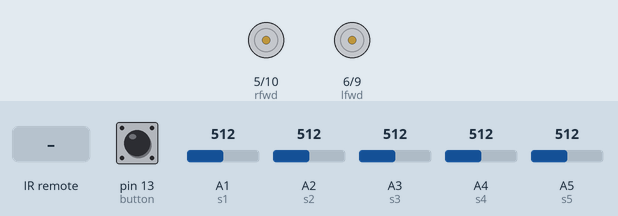
This sketch was run on a simulated Arduino Uno, built with avr-gcc and run on an emulated ATmega328P. Parts: motor-driver pin pairs drawn as motors (green arrow = first pin HIGH = forward, orange = second pin HIGH = backward, longer = more drive). The inputs (shaded band) are chosen by the test bench; at power-on: A1 (s1) = 512, A2 (s2) = 512, pin 13 (button) HIGH, A3 (s3) = 512, A4 (s4) = 512, A5 (s5) = 512.

Above: at 3.2 s.
3.3 s: A1 (s1) set to 486
At 4.3 s:
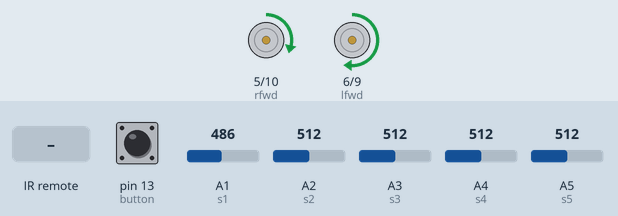
4.8 s: A1 (s1) set to 510
At 5.4 s:
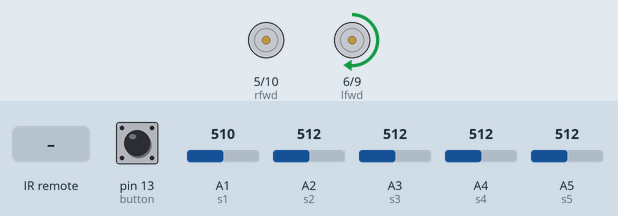
6.3 s: A2 (s2) set to 492
At 7.5 s:
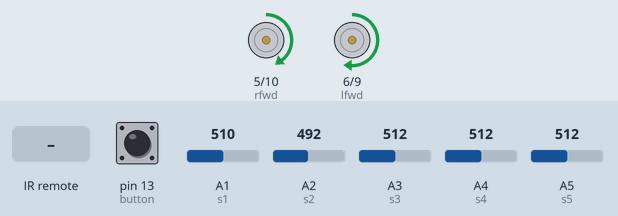
7.8 s: infrared code 0xE0E040BF received
At 8.9 s:
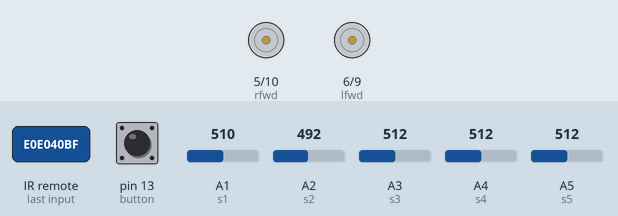
Timing chart, 0 to 10.3 s (numbered marks = the images above; inputs shaded):
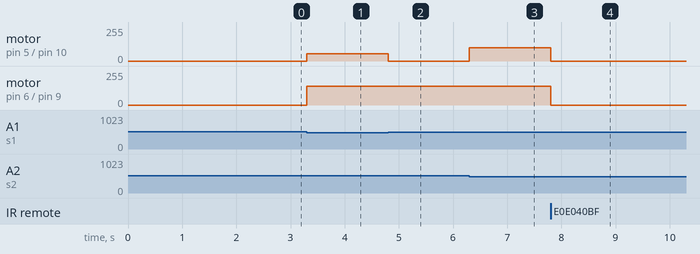

The sketch:

Robot.ino
```cpp
#include <IRremote.h>

int button = 13;
int rback = 10;
int rfwd = 5;
int lfwd = 6;
int lback = 9;

int s5 = 5;
int s1 = 1;
int s2 = 2;
int s3 = 3;
int s4 = 4;
//sensors go from 1 to 5 inclusively right to left (mux 1 leftmost)

int start = -1;
int IRpin = 8;
int s1v,s2v,s3v,s4v,s5v;
bool sb[5],left,center,right,readOk;
IRrecv irrecv(IRpin);
decode_results results;

int maxSpeed = 140;
int sv[5], coef;
float weights[]={maxSpeed*0.6,maxSpeed*0.3,0,maxSpeed*0.3,maxSpeed*0.6};
float outCoef = 0.9;

void setup()
{
  pinMode(button,INPUT_PULLUP);
  //Serial.begin(9600);
  if(digitalRead(button)==LOW)
    delay(100000);
  irrecv.enableIRIn(); // Start the IR receiver
  delay(2000);
}

void loop()
{
  if (irrecv.decode(&results))
  {
    //Serial.println(results.value);
    //3772793023 phone
    //4294967295 remote
    if(results.value == 3772793023 || results.value == 4294967295)
      Stop();
    irrecv.resume();   // Receive the next value IR
  }

  ReadSensors();
  Turn(left,center,right,readOk,false);

  //PrintDir();
}

void Stop()
{
  Turn(false,false,false,false,true);
  delay(60000);
}

void ReadSensors()
{
  sv[0]=analogRead(s1);
  sv[4]=analogRead(s5);
  sv[1]=analogRead(s2);
  sv[3]=analogRead(s4);
  sv[2]=analogRead(s3);
  for(int i=0;i<5;i++)
  {
    if(sv[i]<500)
    //daca e false, e inversat////////////////////////////
      sb[i]=true;
    else
      sb[i]=false;
  }
  //PrintSAnalog();
  if(sb[4] || sb[3])
  {
    coef=0;
    left=true;
    readOk=true;
    right=false;
    center=false;
    if(sb[4])
    {
      coef+=weights[4];
      //Serial.println(coef);
      //Serial.println("Hard left!");
    }
    if(sb[3])
    {
      coef+=weights[3];
      //Serial.println(coef);
      //Serial.println("Left!");
    }
  }
  if(sb[1] || sb[0])
  {
    coef=0;
    left=false;
    right=true;
    readOk=true;
    center=false;
    if(sb[1])
    {
      coef+=weights[1];
      //Serial.println(coef);
      //Serial.println("Right!");
    }
    if(sb[0])
    {
      coef+=weights[0];
      //Serial.println(coef);
      //Serial.println("Hard right!");
    }
  }
  if(coef==0 && sb[2])
  {
    center=true;
    readOk=true;
    left=false;
    right=false;
    //Serial.println("Forward!");
  }
  //nothing detected! !!!DANGER OF STOPPING!!
  if(!sb[0] && !sb[1] && !sb[2] && !sb[3] && !sb[4])
    readOk=false;
}

void Turn(bool left, bool center, bool right, bool ok, bool stp)
{
  if(!stp)
  {
    int ind = maxSpeed-coef;
    if(ind < 0)
      ind=0;
    if(left && !center)
    {
      if(ok)
      {
        //analogWrite(lback,0);
        analogWrite(lfwd,ind);
        analogWrite(rfwd,maxSpeed);
      }
      else
      {
        analogWrite(lfwd,outCoef);
        //analogWrite(lback,maxSpeed/2.5);
        analogWrite(rfwd,maxSpeed);
      }
    }
    if(right && !center)
    {
      if(ok)
      {
        analogWrite(lfwd,maxSpeed);
        //analogWrite(rback,0);
        analogWrite(rfwd,ind);
      }
      else
      {
        analogWrite(lfwd,maxSpeed);
        analogWrite(rfwd,outCoef);
        //analogWrite(rback,maxSpeed/2.5);
      }
    }
    if(center)
    {
      analogWrite(lback,0);
      analogWrite(rback,0);
      analogWrite(lfwd,maxSpeed);
      analogWrite(rfwd,maxSpeed);
    }
  }
  else
  {
    analogWrite(lfwd,0);
    analogWrite(rfwd,0);
    analogWrite(lback,0);
    analogWrite(rback,0);
  }
}

void PrintDir()
{
  Serial.print(left);
  Serial.print(" ");
  Serial.print(center);
  Serial.print(" ");
  Serial.print(right);
  Serial.println();
}

void PrintSDigital()
{
  Serial.print(sb[4]);
  Serial.print(" ");
  Serial.print(sb[3]);
  Serial.print(" ");
  Serial.print(sb[2]);
  Serial.print(" ");
  Serial.print(sb[1]);
  Serial.print(" ");
  Serial.print(sb[0]);
  Serial.println();
}

void PrintSAnalog()
{
  Serial.print(sv[4]);
  Serial.print(" ");
  Serial.print(sv[3]);
  Serial.print(" ");
  Serial.print(sv[2]);
  Serial.print(" ");
  Serial.print(sv[1]);
  Serial.print(" ");
  Serial.print(sv[0]);
  Serial.println();
}
```

Measured:
- the behaviour switches between 500 and 499 on A1 (s1) (found by bisection; images 0 and 1)
- the behaviour switches between 500 and 499 on A2 (s2) (found by bisection; images 2 and 3)
- after the input at 3.3 s, motor on pin 5 (rfwd) / pin 10 (rback): stopped → forward 56/255 at once; motor on pin 6 (lfwd) / pin 9 (lback): stopped → forward 140/255 at once
- after the input at 4.8 s, motor on pin 5 (rfwd) / pin 10 (rback): forward 56/255 → stopped at once
- after the input at 6.3 s, motor on pin 5 (rfwd) / pin 10 (rback): stopped → forward 98/255 at once
- after the input at 7.8 s, motor on pin 5 (rfwd) / pin 10 (rback): forward 98/255 → stopped at once; motor on pin 6 (lfwd) / pin 9 (lback): forward 140/255 → stopped at once
